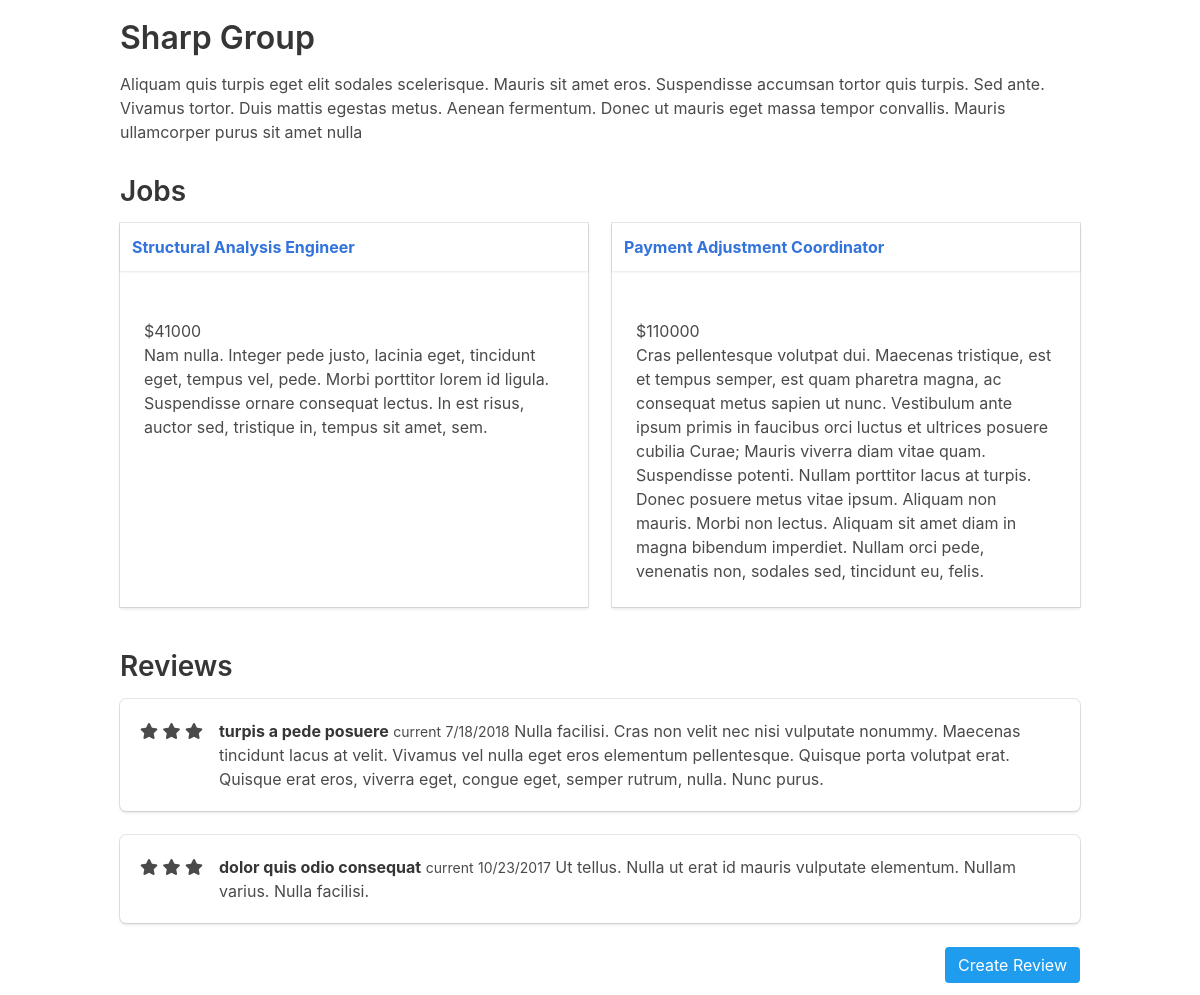
The app's page /employer/1, older data.
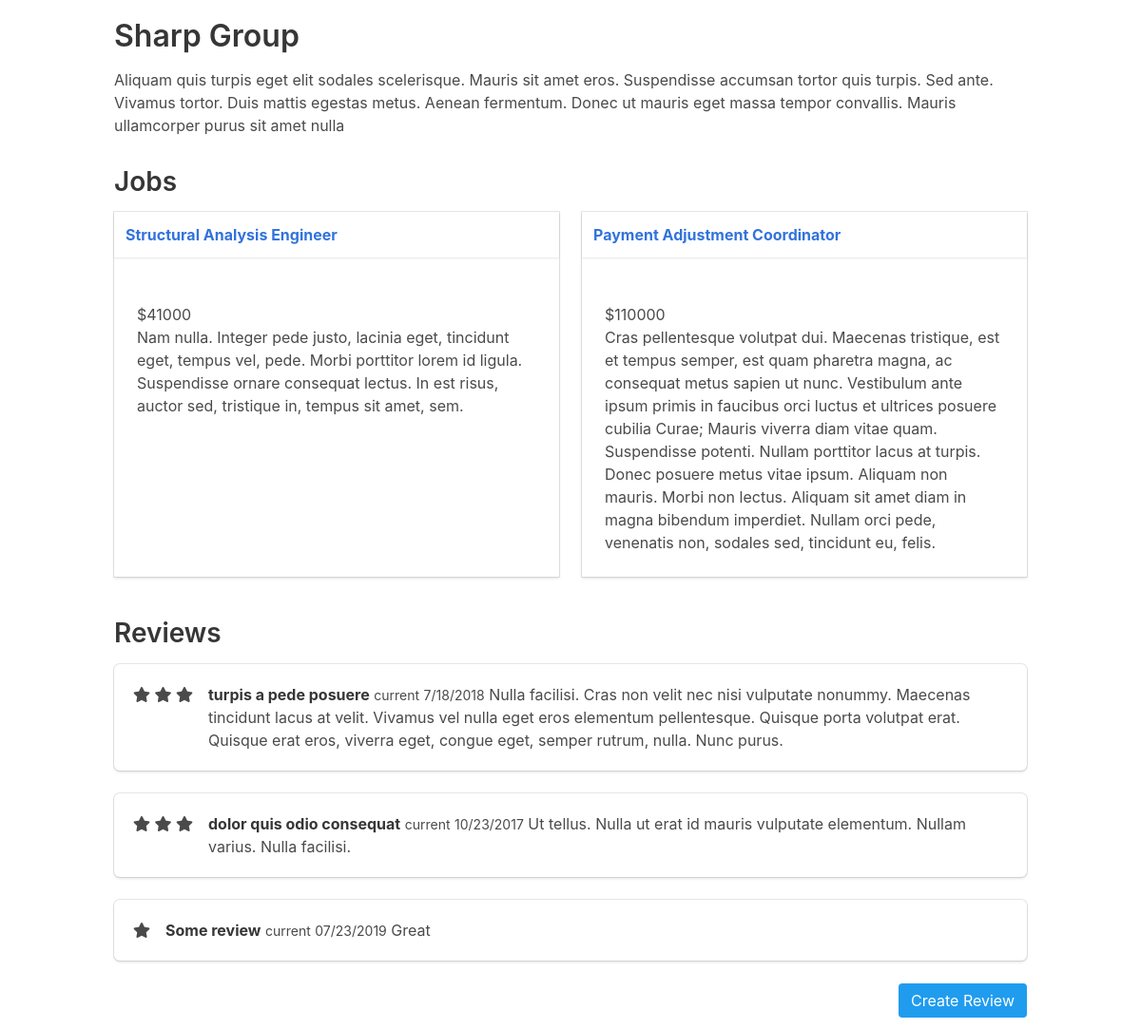
The same page, newer data.
### tables this page shows
CREATE TABLE "employer" (
"id" INTEGER PRIMARY KEY AUTOINCREMENT,
"name" VARCHAR,
"description" TEXT,
"address" VARCHAR,
"city" VARCHAR,
"state" VARCHAR,
"zip" VARCHAR
);

CREATE TABLE "job" (
"id" INTEGER PRIMARY KEY AUTOINCREMENT,
"title" VARCHAR,
"description" TEXT,
"salary" VARCHAR,
"employer_id" INTEGER
);

CREATE TABLE "review" (
"id" INTEGER PRIMARY KEY AUTOINCREMENT,
"review" TEXT,
"rating" INTEGER,
"title" VARCHAR,
"date" DATETIME,
"status" VARCHAR,
"employer_id" INTEGER
);

### jobs/app.py (the view)
@app.route('/employer/<employer_id>')
def employer(employer_id):
    employer = execute_sql('SELECT * FROM employer WHERE id = ?', [employer_id], single=True)
    jobs = execute_sql('SELECT job.id, job.title, job.description, job.salary FROM job JOIN employer ON employer.id = '
                       'job.employer_id WHERE employer.id = ?', [employer_id])
    reviews = execute_sql('SELECT review, rating, title, date, status FROM review JOIN employer ON employer.id = '
                          'review.employer_id WHERE employer.id = ?', [employer_id])
    return render_template('employer.html', employer=employer, jobs=jobs, reviews=reviews)

### jobs/app.py (called while the page is built)
def open_connection():
    connection = getattr(g, '_connection', None)
    if connection is None:
        connection = g._connection = sqlite3.connect(PATH)
    connection.row_factory = sqlite3.Row
    return connection

def execute_sql(sql, values=(), commit=False, single=False):
    connection = open_connection()
    cursor = connection.execute(sql, values)
    if commit is True:
        results = connection.commit()
    else:
        results = cursor.fetchone() if single else cursor.fetchall()
    cursor.close()
    return results

@app.teardown_appcontext
def close_connection(exception):
    connection = getattr(g, '_connection', None)
    if connection is not None:
        connection.close()

### jobs/templates/employer.html
{% extends "layout.html" %}
{% block content %}
  <div>
      <h1>{{ employer['name'] }}</h1>
      <div class="description">
          <p>{{ employer['description'] }}</p>
      </div>
  </div>
  <h2>Jobs</h2>
  {{ show_jobs(jobs) }}
  <h2>Reviews</h2>
    {% for review in reviews %}
    <div class="box">
      <article class="media">
        <div class="media-left">
          {% for _ in range(0, review['rating']) %}
            <span class="fa fa-star checked"></span>
          {% endfor %}
        </div>
        <div class="media-content">
          <div class="content">
            <p>
              <strong>{{ review['title'] }}</strong>
              <small>{{ review['status'] }}</small>
              <small>{{ review['date'] }}</small>
              {{ review['review'] }}
            </p>
          </div>
        </div>
      </article>
    </div>
    {% endfor %}
  <div class="columns">
    <div class="column">
      <a href="{{ url_for('review', employer_id=employer['id']) }}"
         class="button is-info is-pulled-right">Create Review</a>
    </div>
  </div>
{% endblock %}

### jobs/templates/layout.html (shortened to what this page needs)
{% from '_macros.html' import show_job, show_jobs with context %}
<!doctype html>
<html>
  <head>
      <link rel="stylesheet" href="{{ url_for('static', filename='css/bulma.min.css') }}">
      <link rel="stylesheet" href="{{ url_for('static', filename='css/app.css') }}">
      <link rel="stylesheet" href="https://use.fontawesome.com/releases/v5.2.0/css/all.css">
  </head>
  <body>
    <div class="container top">
      <div class="content">
        {% block content %}
        {% endblock %}
      </div>
    </div>
  </body>
</html>

### jobs/templates/_macros.html
{% macro show_job(job) %}
<div class="card adjust-height">
  <header class="card-header">
    <p class="card-header-title">
        <a href="{{ url_for('job', job_id=job['id']) }}">{{ job['title'] }}</a>
    </p>
  </header>
  <div class="card-content">
    <div class="content">
        <p>
            <a href="{{ url_for('employer', employer_id=job['employer_id']) }}">{{ job['employer_name'] }}</a><br>
            ${{ job['salary'] }}<br>
            {{ job['description'] }}
        </p>
    </div>
  </div>
</div>
{% endmacro %}
{% macro show_jobs(jobs) %}
<div class="columns is-multiline">
    {% for job in jobs %}
        <div class="column is-half">
            {{ show_job(job) }}
        </div>
    {% endfor %}
</div>
{% endmacro %}

### jobs/static/css/app.css (style rules this page uses)
.adjust-height { height: 100%; }
.top { margin-top: 20px; }

Row changes from the older to the newer data that the page shows:
added review: rating 1 (drawn), title "Some review", status "current", date "07/23/2019", review "Great"
